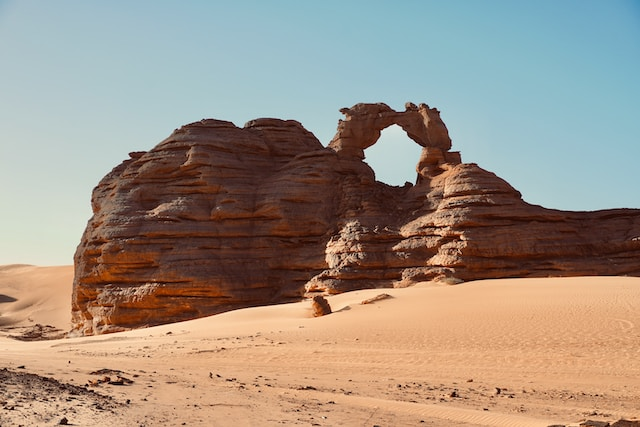
#> input picture tests/sample1.bmp, 640 x 427 px
$ python lsbm_features_python_ref.py ../tests/sample1.bmp
#> lines starting #> are read from the running program, lines starting #| are printed output that depends on the picture; after the words box and inside, x2 and y2 are one past the last pixel; in counts of white or black regions, pixels touching at a corner belong together
# lsbm_features/lsbm_features_python_ref.py
"""
Python reference implementation of correlation features from
Liu et al., "Image Complexity and Feature Extraction for Steganalysis of LSB Matching Steganography" (2006).

Provides:
- features_54_python(img: np.ndarray) -> np.ndarray (54,)
- features_all_python(img: np.ndarray) -> np.ndarray (135,)

Notes:
- img: HxWx3 uint8 (BGR as loaded by OpenCV). We process channels as R,G,B in that order.
- Wavelet denoising: single-level Haar DWT via pywt.dwt2 / pywt.idwt2, detail coeffs with |coef| < t set to 0.
- Correlation computed as Pearson sample correlation with ddof=1; returns 0.0 if denom==0.
"""

from typing import List
import numpy as np
import cv2
import pywt

# ---------------- Utilities ----------------
def _pearson_corr(A: np.ndarray, B: np.ndarray) -> float:
    A = np.asarray(A, dtype=np.float64).ravel()
    B = np.asarray(B, dtype=np.float64).ravel()
    if A.size == 0 or B.size == 0 or A.size != B.size:
        return 0.0
    a = A - A.mean()
    b = B - B.mean()
    denom = (a.std(ddof=1) * b.std(ddof=1))
    if denom == 0 or np.isnan(denom):
        return 0.0
    cov = (a * b).sum() / (A.size - 1)
    r = cov / denom
    if np.isnan(r):
        return 0.0
    return float(r)

def _hist_prob(channel: np.ndarray) -> np.ndarray:
    hist = np.bincount(channel.ravel().astype(np.int64), minlength=256)[:256].astype(np.float64)
    s = hist.sum()
    if s == 0:
        return np.zeros(256, dtype=np.float64)
    return hist / s

def _autocorr_bitplane(M: np.ndarray, k: int, l: int) -> float:
    m, n = M.shape
    if k >= m or l >= n:
        return 0.0
    A = M[0:m-k, 0:n-l]
    B = M[k:m, l:n]
    return _pearson_corr(A, B)

# ---------------- Wavelet denoise ----------------
def _denoise_channel(channel: np.ndarray, t: float, wavelet: str = 'haar') -> np.ndarray:
    arr = np.asarray(channel, dtype=np.float64)
    # single-level 2D DWT
    LL, (LH, HL, HH) = pywt.dwt2(arr, wavelet, mode='periodization')
    # threshold detail coefficients
    LH = np.where(np.abs(LH) < t, 0.0, LH)
    HL = np.where(np.abs(HL) < t, 0.0, HL)
    HH = np.where(np.abs(HH) < t, 0.0, HH)
    rec = pywt.idwt2((LL, (LH, HL, HH)), wavelet, mode='periodization')
    rec = rec[:arr.shape[0], :arr.shape[1]]
    return rec.astype(np.float64)

def _CE(channel: np.ndarray, t: float, k: int, l: int) -> float:
    deno = _denoise_channel(channel, t)
    E = channel.astype(np.float64) - deno
    m, n = E.shape
    if k >= m or l >= n:
        return 0.0
    A = E[0:m-k, 0:n-l]
    B = E[k:m, l:n]
    return _pearson_corr(A, B)

# ---------------- Per-channel full features C1..C41 ----------------
def _features_channel_all(channel: np.ndarray) -> List[float]:
    ch = np.asarray(channel, dtype=np.uint8)
    M1 = ((ch >> 0) & 1).astype(np.uint8)
    M2 = ((ch >> 1) & 1).astype(np.uint8)
    feats: List[float] = []
    # C1
    feats.append(_pearson_corr(M1, M2))
    # C2..C15
    shifts = [(1,0),(2,0),(3,0),(4,0),
              (0,1),(0,2),(0,3),(0,4),
              (1,1),(2,2),(3,3),(4,4),
              (1,2),(2,1)]
    for (k,l) in shifts:
        feats.append(_autocorr_bitplane(M1, k, l))
    # C16: corr(He, Ho)
    rho = _hist_prob(ch)
    He = rho[0::2]
    Ho = rho[1::2]
    feats.append(_pearson_corr(He, Ho))
    # C17..C20: CH(l) for l=1..4
    for l in range(1,5):
        if rho.size <= l:
            feats.append(0.0)
        else:
            Hl1 = rho[:rho.size - l]
            Hl2 = rho[l:]
            feats.append(_pearson_corr(Hl1, Hl2))
    # C21..C41: CE for t in {1.5,2.0,2.5} and shifts
    thresholds = [1.5, 2.0, 2.5]
    shifts_t = [(0,1),(1,0),(1,1),(0,2),(2,0),(1,2),(2,1)]
    for t in thresholds:
        for (k,l) in shifts_t:
            feats.append(_CE(ch, t, k, l))
    # pad if necessary
    if len(feats) != 41:
        feats += [0.0] * (41 - len(feats))
    return feats

# ---------------- Subset for 54 features (14 per channel) ----------------
def _features_channel_subset_for_54(channel: np.ndarray) -> List[float]:
    ch = np.asarray(channel, dtype=np.uint8)
    feats: List[float] = []
    M1 = ((ch >> 0) & 1).astype(np.uint8)
    M2 = ((ch >> 1) & 1).astype(np.uint8)
    # C1
    feats.append(_pearson_corr(M1, M2))
    # C2 = (1,0)
    feats.append(_autocorr_bitplane(M1, 1, 0))
    # C6 = (0,1)
    feats.append(_autocorr_bitplane(M1, 0, 1))
    # C10 = (1,1)
    feats.append(_autocorr_bitplane(M1, 1, 1))
    # C14 = (1,2)
    feats.append(_autocorr_bitplane(M1, 1, 2))
    # C15 = (2,1)
    feats.append(_autocorr_bitplane(M1, 2, 1))
    # C16
    rho = _hist_prob(ch)
    He = rho[0::2]
    Ho = rho[1::2]
    feats.append(_pearson_corr(He, Ho))
    # C17 = CH(1)
    if rho.size > 1:
        Hl1 = rho[:rho.size-1]
        Hl2 = rho[1:]
        feats.append(_pearson_corr(Hl1, Hl2))
    else:
        feats.append(0.0)
    # CE(t; k,l) for t in {2.5,3.0}, shifts {(0,1),(1,0),(1,1)}
    for t in [2.5, 3.0]:
        for (k,l) in [(0,1),(1,0),(1,1)]:
            feats.append(_CE(ch, t, k, l))
    if len(feats) != 14:
        feats += [0.0] * (14 - len(feats))
    return feats

# ---------------- Cross-channel features ----------------
def _cross_channel_residuals(R: np.ndarray, G: np.ndarray, B: np.ndarray, thr_list: List[float]) -> List[float]:
    out: List[float] = []
    for t in thr_list:
        Er = R.astype(np.float64) - _denoise_channel(R, t)
        Eg = G.astype(np.float64) - _denoise_channel(G, t)
        Eb = B.astype(np.float64) - _denoise_channel(B, t)
        out.append(_pearson_corr(Er, Eg))
        out.append(_pearson_corr(Er, Eb))
        out.append(_pearson_corr(Eg, Eb))
    return out

def _lsb_cross_channel_abs(R: np.ndarray, G: np.ndarray, B: np.ndarray) -> List[float]:
    Mr1 = ((R >> 0) & 1).astype(np.uint8)
    Mg1 = ((G >> 0) & 1).astype(np.uint8)
    Mb1 = ((B >> 0) & 1).astype(np.uint8)
    return [abs(_pearson_corr(Mr1, Mg1)),
            abs(_pearson_corr(Mr1, Mb1)),
            abs(_pearson_corr(Mg1, Mb1))]

# ---------------- Public API ----------------
def features_all_python(img: np.ndarray) -> np.ndarray:
    if img is None:
        raise ValueError("img is None")
    arr = np.asarray(img)
    if arr.ndim != 3 or arr.shape[2] != 3:
        raise ValueError("img must be HxWx3 color image")
    b, g, r = cv2.split(arr)   # OpenCV loads BGR; we process R,G,B order as in paper mapping
    feats: List[float] = []
    feats.extend(_features_channel_all(r))
    feats.extend(_features_channel_all(g))
    feats.extend(_features_channel_all(b))
    feats.extend(_cross_channel_residuals(r, g, b, [1.0, 1.5, 2.0]))  # 9
    feats.extend(_lsb_cross_channel_abs(r, g, b))  # 3
    if len(feats) != 135:
        if len(feats) < 135:
            feats += [0.0] * (135 - len(feats))
        else:
            feats = feats[:135]
    return np.asarray(feats, dtype=np.float64)

def features_54_python(img: np.ndarray) -> np.ndarray:
    if img is None:
        raise ValueError("img is None")
    arr = np.asarray(img)
    if arr.ndim != 3 or arr.shape[2] != 3:
        raise ValueError("img must be HxWx3 color image")
    b, g, r = cv2.split(arr)
    feats: List[float] = []
    feats.extend(_features_channel_subset_for_54(r))
    feats.extend(_features_channel_subset_for_54(g))
    feats.extend(_features_channel_subset_for_54(b))
    feats.extend(_cross_channel_residuals(r, g, b, [1.0, 1.5, 2.0]))  # 9
    feats.extend(_lsb_cross_channel_abs(r, g, b))  # 3
    if len(feats) != 54:
        if len(feats) < 54:
            feats += [0.0] * (54 - len(feats))
        else:
            feats = feats[:54]
    return np.asarray(feats, dtype=np.float64)

# path-based wrappers
def features_all_python_from_path(path: str) -> np.ndarray:
    img = cv2.imread(path, cv2.IMREAD_COLOR)
    if img is None:
        raise FileNotFoundError(f"Cannot read image: {path}")
    return features_all_python(img)

def features_54_python_from_path(path: str) -> np.ndarray:
#> called with path = '../tests/sample1.bmp'
    img = cv2.imread(path, cv2.IMREAD_COLOR)
#> img is the input picture: shape (427, 640, 3); mean B, G, R 131.4, 145, 158.8
    if img is None:
        raise FileNotFoundError(f"Cannot read image: {path}")
    return features_54_python(img)
#> in _features_channel_subset_for_54, `M1 = ((ch >> 0) & 1).astype(np.uint8)`:
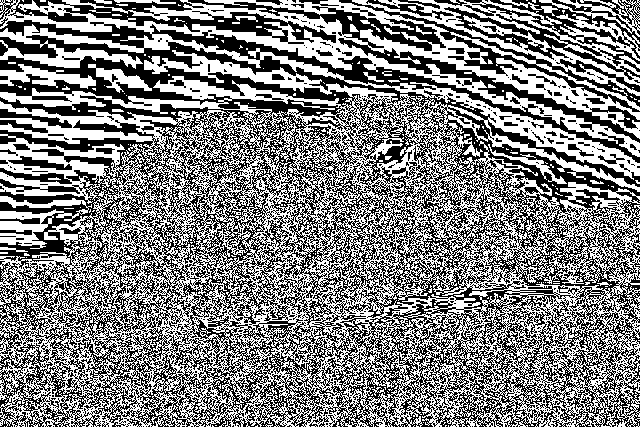
#> M1: shape (427, 640); values 0 (black) and 1 (white), 50.3% white; 784 black regions (720 under 20 px), largest, box (x1, y1, x2, y2) and area: (0, 20, 640, 427) 112388, (188, 0, 640, 143) 5432, (444, 0, 640, 80) 4394
#> in _pearson_corr, `denom = (a.std(ddof=1) * b.std(ddof=1))`: denom = 0.25
#> in _pearson_corr, `cov = (a * b).sum() / (A.size - 1)`: cov = -0.00291
#> in _pearson_corr, `r = cov / denom`: r = -0.0117
#> in _hist_prob, `hist = np.bincount(channel.ravel().astype(np.int64), minlength=256)[:2..`: hist = 256 values, max 3004 at index 164, min 0 at index 0, mean 1067.5
#> in _hist_prob, `s = hist.sum()`: s = 273280
#> in _features_channel_subset_for_54, `rho = _hist_prob(ch)`: rho = 256 values, max 0.011 at index 164, min 0 at index 0, mean 0.00391
#> in _features_channel_subset_for_54, `He = rho[0::2]`: He = 128 values, max 0.011 at index 82, min 0 at index 0, mean 0.00388
#> in _features_channel_subset_for_54, `Ho = rho[1::2]`: Ho = 128 values, max 0.00924 at index 77, min 0 at index 0, mean 0.00393
#> in _features_channel_subset_for_54, `Hl1 = rho[:rho.size-1]`: Hl1 = 255 values, max 0.011 at index 164, min 0 at index 0, mean 0.00391
#> in _features_channel_subset_for_54, `Hl2 = rho[1:]`: Hl2 = 255 values, max 0.011 at index 163, min 0 at index 0, mean 0.00392
#> the loop in _features_channel_subset_for_54, `for t in [2.5, 3.0]:` made 2 passes
#> pass 1, in _denoise_channel, `LL, (LH, HL, HH) = pywt.dwt2(arr, wavelet, mode='periodization')`:
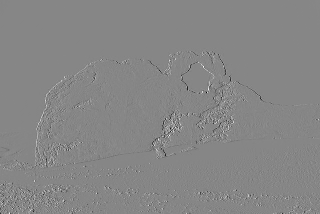
#> HL: shape (214, 320) float64; min -168, max 151, mean 0.1; drawn with min black and max white
#> after the loop in _features_channel_subset_for_54, `for t in [2.5, 3.0]:`: feats = [-0.0117, 0.216, 0.317, 0.218, 0.202, 0.104, 0.959, 0.96, -0.197, -0.0873, -0.107, -0.175, -0.0823, -0.111]
#> in _features_channel_subset_for_54 (call 2), `M2 = ((ch >> 1) & 1).astype(np.uint8)`:
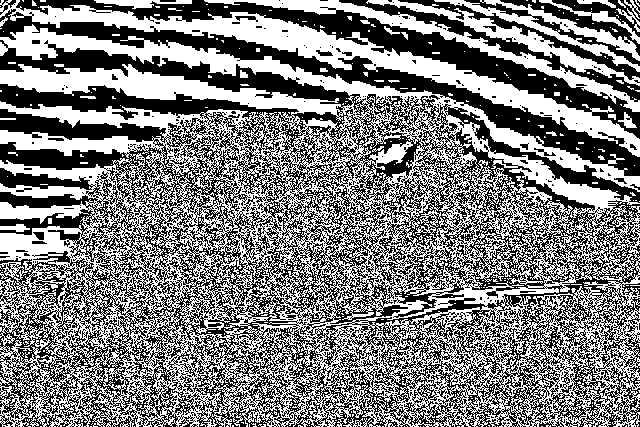
#> M2: shape (427, 640); values 0 (black) and 1 (white), 49.8% white; 801 white regions (765 under 20 px), largest, box (x1, y1, x2, y2) and area: (0, 24, 640, 427) 110340, (0, 0, 640, 157) 12006, (204, 0, 640, 112) 4101
#> in _features_channel_subset_for_54 (call 2), `rho = _hist_prob(ch)`: rho = 256 values, max 0.027 at index 191, min 0 at index 236, mean 0.00391
#> in _features_channel_subset_for_54 (call 2), `He = rho[0::2]`: He = 128 values, max 0.0266 at index 95, min 0 at index 118, mean 0.00389
#> in _features_channel_subset_for_54 (call 2), `Ho = rho[1::2]`: Ho = 128 values, max 0.027 at index 95, min 0 at index 118, mean 0.00393
#> in _features_channel_subset_for_54 (call 2), `Hl1 = rho[:rho.size-1]`: Hl1 = 255 values, max 0.027 at index 191, min 0 at index 236, mean 0.00392
#> in _features_channel_subset_for_54 (call 2), `Hl2 = rho[1:]`: Hl2 = 255 values, max 0.027 at index 190, min 0 at index 235, mean 0.00392
#> the loop in _features_channel_subset_for_54 (call 2), `for t in [2.5, 3.0]:` made 2 passes
#> pass 1, in _denoise_channel (call 7), `LL, (LH, HL, HH) = pywt.dwt2(arr, wavelet, mode='periodization')`:
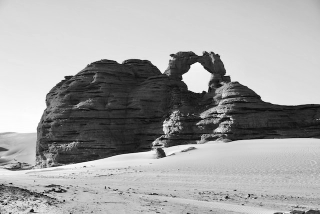
#> LL: shape (214, 320) float64; min 1, max 450.5, mean 290; drawn with min black and max white
#> after the loop in _features_channel_subset_for_54 (call 2), `for t in [2.5, 3.0]:`: feats = [0.00535, 0.207, 0.309, 0.206, 0.188, 0.0963, 0.989, 0.984, -0.186, -0.0969, -0.104, -0.158, -0.0892, -0.11]
#> in _features_channel_subset_for_54 (call 3), `M2 = ((ch >> 1) & 1).astype(np.uint8)`:
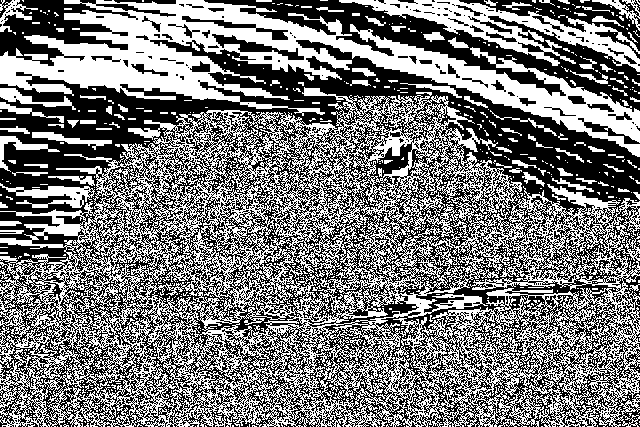
#> M2: shape (427, 640); values 0 (black) and 1 (white), 47.8% white; 952 white regions (856 under 20 px), largest, box (x1, y1, x2, y2) and area: (0, 87, 640, 427) 86871, (0, 0, 640, 157) 27069, (339, 0, 640, 72) 5747
#> in _autocorr_bitplane (call 14), `B = M[k:m, l:n]`:
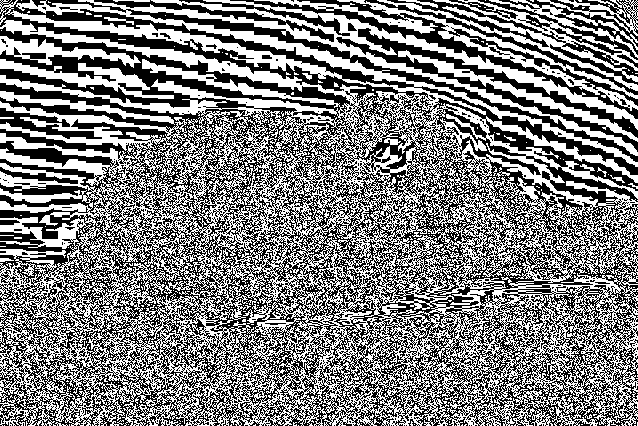
#> B: shape (426, 638); values 0 (black) and 1 (white), 49.7% white; 715 white regions (688 under 20 px), largest, box (x1, y1, x2, y2) and area: (0, 0, 638, 426) 117322, (377, 0, 638, 91) 4516, (254, 0, 638, 111) 3663
#> in _autocorr_bitplane (call 15), `B = M[k:m, l:n]`:
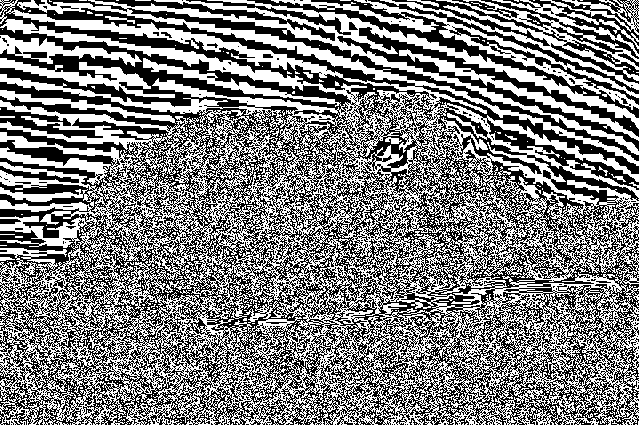
#> B: shape (425, 639); values 0 (black) and 1 (white), 49.7% white; 719 white regions (693 under 20 px), largest, box (x1, y1, x2, y2) and area: (0, 0, 639, 425) 117402, (380, 0, 639, 90) 4441, (271, 0, 639, 110) 3584
#> in _features_channel_subset_for_54 (call 3), `rho = _hist_prob(ch)`: rho = 256 values, max 0.0819 at index 204, min 0 at index 229, mean 0.00391
#> in _features_channel_subset_for_54 (call 3), `He = rho[0::2]`: He = 128 values, max 0.0819 at index 102, min 0 at index 115, mean 0.00393
#> in _features_channel_subset_for_54 (call 3), `Ho = rho[1::2]`: Ho = 128 values, max 0.0726 at index 101, min 0 at index 114, mean 0.00388
#> in _features_channel_subset_for_54 (call 3), `Hl1 = rho[:rho.size-1]`: Hl1 = 255 values, max 0.0819 at index 204, min 0 at index 229, mean 0.00392
#> in _features_channel_subset_for_54 (call 3), `Hl2 = rho[1:]`: Hl2 = 255 values, max 0.0819 at index 203, min 0 at index 228, mean 0.00389
#> the loop in _features_channel_subset_for_54 (call 3), `for t in [2.5, 3.0]:` made 2 passes
#> after the loop in _features_channel_subset_for_54 (call 3), `for t in [2.5, 3.0]:`: feats = [0.0319, 0.229, 0.333, 0.237, 0.219, 0.12, 0.911, 0.915, -0.195, -0.0945, -0.105, -0.165, -0.0842, -0.111]
#> the loop in _cross_channel_residuals, `for t in thr_list:` made 3 passes
#> after the loop in _cross_channel_residuals, `for t in thr_list:`: out = [0.472, 0.466, 0.498, 0.577, 0.543, 0.583, 0.63, 0.591, 0.63]

if __name__ == "__main__":
    import sys
    if len(sys.argv) > 1:
        p = sys.argv[1]
        a54 = features_54_python_from_path(p)
#> a54 = 54 values, max 0.989 at index 20, min -0.197 at index 8, mean 0.222
        a135 = features_all_python_from_path(p)
#> the loop in _features_channel_all, `for (k,l) in shifts:` made 14 passes
#> after the loop in _features_channel_all, `for (k,l) in shifts:`: feats = [-0.0117, 0.216, 0.0848, 0.00426, -0.0439, 0.317, 0.255, 0.204, 0.163, 0.218, 0.118, 0.0555, 0.00875, 0.202, 0.104]
#> in _features_channel_all, `rho = _hist_prob(ch)`: rho = 256 values, max 0.011 at index 164, min 0 at index 0, mean 0.00391
#> in _features_channel_all, `He = rho[0::2]`: He = 128 values, max 0.011 at index 82, min 0 at index 0, mean 0.00388
#> in _features_channel_all, `Ho = rho[1::2]`: Ho = 128 values, max 0.00924 at index 77, min 0 at index 0, mean 0.00393
#> the loop in _features_channel_all, `for l in range(1,5):` made 4 passes
#> (denom in _pearson_corr, cov in _pearson_corr, r in _pearson_corr) on passes 1 to 4: (7.38e-06, 7.09e-06, 0.96), (7.36e-06, 6.91e-06, 0.939), (7.33e-06, 6.8e-06, 0.927), (7.31e-06, 6.59e-06, 0.902)
#> after the loop in _features_channel_all, `for l in range(1,5):`: feats = [-0.0117, 0.216, 0.0848, 0.00426, -0.0439, 0.317, 0.255, 0.204, 0.163, 0.218, 0.118, 0.0555, 0.00875, 0.202, 0.104, 0.959, 0.96, 0.939, 0.927, 0.902]
#> the loop in _features_channel_all, `for t in thresholds:` made 3 passes
#> after the loop in _features_channel_all, `for t in thresholds:`: feats = 41 values, max 0.96 at index 16, min -0.197 at index 34, mean 0.134
#> the loop in _features_channel_all (call 2), `for (k,l) in shifts:` made 14 passes
#> the loop in _features_channel_all (call 2), `for l in range(1,5):` made 4 passes
#> (denom in _pearson_corr, cov in _pearson_corr, r in _pearson_corr) on passes 1 to 4: (2.76e-05, 2.71e-05, 0.984), (2.76e-05, 2.65e-05, 0.957), (2.77e-05, 2.55e-05, 0.921), (2.77e-05, 2.45e-05, 0.882)
#> the loop in _features_channel_all (call 2), `for t in thresholds:` made 3 passes
        print("54 len:", a54.shape)
#| 54 len: (54,)
        print("135 len:", a135.shape)
#| 135 len: (135,)
    else:
        print("Usage: python lsbm_features_python_ref.py /path/to/image")
